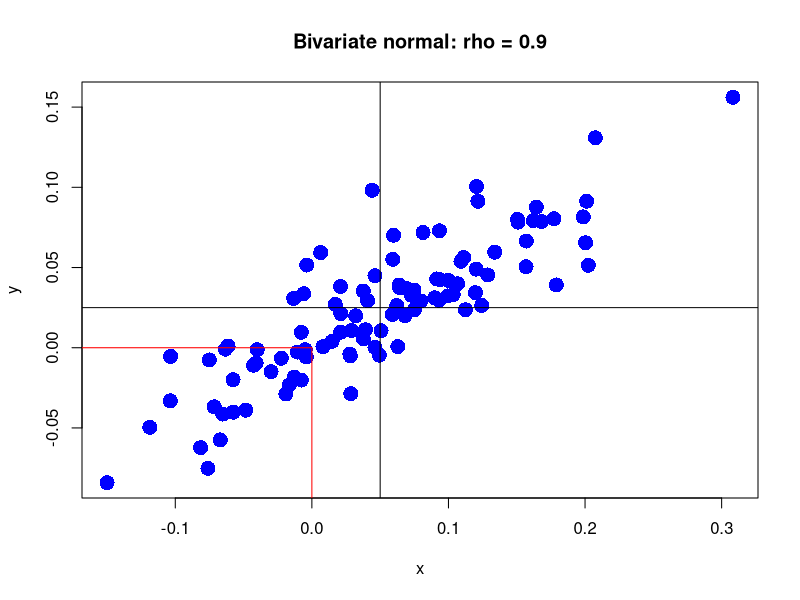

Generate this figure with R:
# Standard deviations and correlation
sig_x <- 0.10
sig_y <- 0.05
rho_xy <- 0.9

# Covariance between X and Y
sig_xy <- rho_xy * sig_x * sig_y

# Covariance matrix
Sigma_xy <- matrix(c(sig_x ^ 2, sig_xy, sig_xy, sig_y ^ 2), nrow = 2, ncol = 2)

# Load the mvtnorm package
library("mvtnorm")

# Means
mu_x <- 0.05
mu_y <- 0.025

# Simulate 100 observations
set.seed(123)  # for reproducibility
xy_vals <- rmvnorm(100, mean = c(0.05, 0.025), sigma = Sigma_xy)

# Have a look at the first observations
head(xy_vals)

# Create scatterplot
plot(xy_vals[, 1],xy_vals[, 2],pch=16,col="blue",main= "Bivariate normal: rho = 0.9", xlab ="x",ylab="y",cex=2)

# Add lines
abline(h = mu_y)
abline(v = mu_x)

# Add line segments
segments(x0 = 0, y0 = -1e10, x1 = 0, y1 = 0, col = "red")
segments(x0 = -1e10, y0 = 0, x1 = 0, y1 = 0, col = "red")

# Compute joint probability
# Compute joint probability
pmvnorm(lower = c(-Inf, -Inf), upper = c(0, 0), 
        mean = c(mu_x, mu_y), sigma = Sigma_xy)